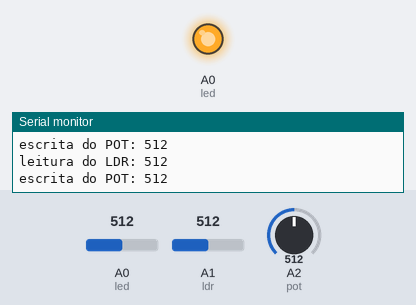
The sketch below on a simulated Arduino Uno, built with avr-gcc and run on an emulated ATmega328P. On the bench: output pins drawn as LEDs (lit = HIGH), the last lines printed to the serial monitor. The test bench sets the inputs (shaded band); at power-on: A2 (pot) = 512, A0 (led) = 512, A1 (ldr) = 512.

Above: at 1.8 s.
1.9 s: A2 (pot) set to 133
3.4 s: A2 (pot) set to 120
At 5.2 s:
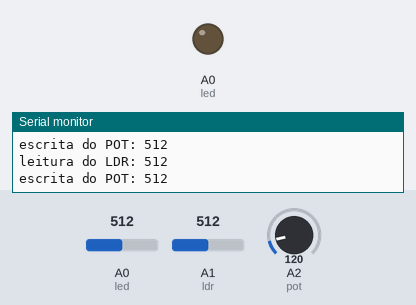
5.5 s: A2 (pot) set to 306
At 6.9 s:
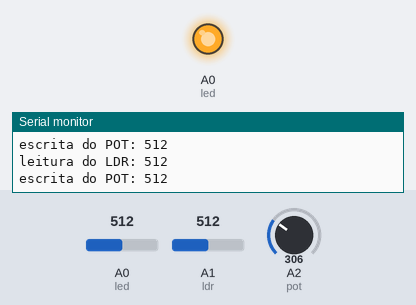
7.5 s: A2 (pot) set to 122
At 8.5 s:
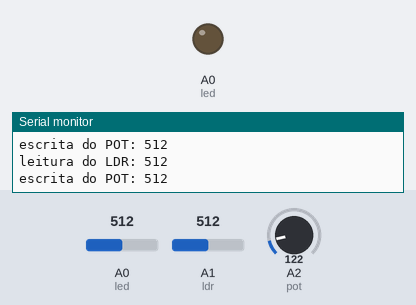
Timing chart, 0 to 10.5 s (numbered marks = the images above; inputs shaded):
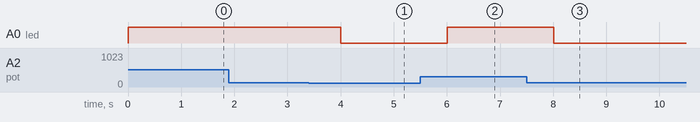

Measured:
- the behaviour switches between 128 and 127 on A2 (pot) (found by bisection; images 0 and 1)
- after the input at 3.4 s, A0 (led): HIGH → LOW after 0.60 s
- after the input at 5.5 s, A0 (led): LOW → HIGH after 0.51 s
- after the input at 7.5 s, A0 (led): HIGH → LOW after 0.51 s

The sketch:

test_cam_esc.ino
```cpp
//teste na cam escura para saber o valor analogico da tensão de corte

const int ldr = A1;
const int led = A0;
const int pot = A2;
void setup() {Serial.begin(9600);}

void loop() {

  analogWrite(led, analogRead(pot));

  Serial.print("leitura do LDR: ");
  Serial.println(analogRead(ldr));
  Serial.print("escrita do POT: ");
  Serial.println(analogRead(led));

  delay(1000);
}
```
